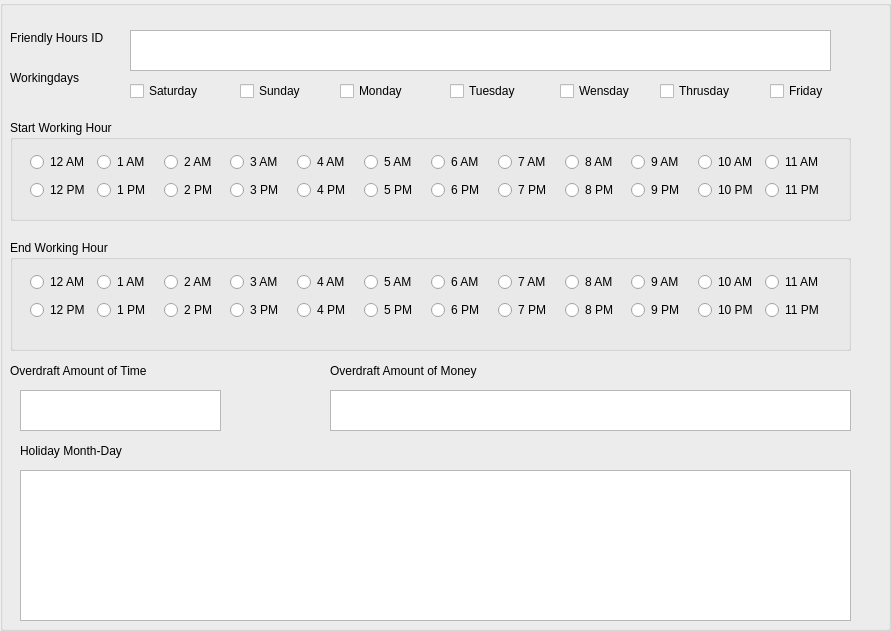
           <widget class="QGroupBox" name="Working_Group_12">
            <property name="geometry">
             <rect>
              <x>880</x>
              <y>290</y>
              <width>891</width>
              <height>631</height>
             </rect>
            </property>
            <property name="title">
             <string/>
            </property>
            <widget class="QLabel" name="L_Workingdays_12">
             <property name="geometry">
              <rect>
               <x>10</x>
               <y>70</y>
               <width>111</width>
               <height>16</height>
              </rect>
             </property>
             <property name="text">
              <string>Workingdays</string>
             </property>
            </widget>
            <widget class="QLabel" name="L_Friendly_Hours_ID_12">
             <property name="geometry">
              <rect>
               <x>10</x>
               <y>30</y>
               <width>101</width>
               <height>16</height>
              </rect>
             </property>
             <property name="text">
              <string>Friendly Hours ID</string>
             </property>
            </widget>
            <widget class="QTextEdit" name="T_Friendly_Hours_ID_12">
             <property name="geometry">
              <rect>
               <x>130</x>
               <y>30</y>
               <width>701</width>
               <height>41</height>
              </rect>
             </property>
            </widget>
            <widget class="QCheckBox" name="Workdays_thursday_chBox_12">
             <property name="geometry">
              <rect>
               <x>660</x>
               <y>80</y>
               <width>83</width>
               <height>22</height>
              </rect>
             </property>
             <property name="text">
              <string>Thrusday</string>
             </property>
            </widget>
            <widget class="QCheckBox" name="Workdays_tuesday_chBox_12">
             <property name="geometry">
              <rect>
               <x>450</x>
               <y>80</y>
               <width>83</width>
               <height>22</height>
              </rect>
             </property>
             <property name="text">
              <string>Tuesday</string>
             </property>
            </widget>
            <widget class="QCheckBox" name="Workdays_frieday_chBox_12">
             <property name="geometry">
              <rect>
               <x>770</x>
               <y>80</y>
               <width>83</width>
               <height>22</height>
              </rect>
             </property>
             <property name="text">
              <string>Friday</string>
             </property>
            </widget>
            <widget class="QCheckBox" name="Workdays_monday_chBox_12">
             <property name="geometry">
              <rect>
               <x>340</x>
               <y>80</y>
               <width>83</width>
               <height>22</height>
              </rect>
             </property>
             <property name="text">
              <string>Monday</string>
             </property>
            </widget>
            <widget class="QCheckBox" name="Workdays_wensday_chBox_12">
             <property name="geometry">
              <rect>
               <x>560</x>
               <y>80</y>
               <width>83</width>
               <height>22</height>
              </rect>
             </property>
             <property name="text">
              <string>Wensday</string>
             </property>
            </widget>
            <widget class="QCheckBox" name="Workdays_saturday_chBox_12">
             <property name="geometry">
              <rect>
               <x>130</x>
               <y>80</y>
               <width>83</width>
               <height>22</height>
              </rect>
             </property>
             <property name="text">
              <string>Saturday</string>
             </property>
            </widget>
            <widget class="QCheckBox" name="Workdays_sunday_chBox_12">
             <property name="geometry">
              <rect>
               <x>240</x>
               <y>80</y>
               <width>83</width>
               <height>22</height>
              </rect>
             </property>
             <property name="text">
              <string>Sunday</string>
             </property>
            </widget>
            <widget class="QGroupBox" name="groupBox_12">
             <property name="geometry">
              <rect>
               <x>10</x>
               <y>240</y>
               <width>841</width>
               <height>111</height>
              </rect>
             </property>
             <property name="title">
              <string>End Working Hour</string>
             </property>
             <widget class="QWidget" name="layoutWidget_4">
              <property name="geometry">
               <rect>
                <x>20</x>
                <y>30</y>
                <width>796</width>
                <height>53</height>
               </rect>
              </property>
              <layout class="QGridLayout" name="Grid_Endworking_2">
               <item row="0" column="0">
                <widget class="QRadioButton" name="radioB_End_Working_Hour_AM__12_12">
                 <property name="text">
                  <string>12 AM</string>
                 </property>
                </widget>
               </item>
               <item row="0" column="1">
                <widget class="QRadioButton" name="radioB_End_Working_Hour_AM__1_12">
                 <property name="text">
                  <string>1 AM</string>
                 </property>
                </widget>
               </item>
               <item row="0" column="2">
                <widget class="QRadioButton" name="radioB_End_Working_Hour_AM__2_12">
                 <property name="text">
                  <string>2 AM</string>
                 </property>
                </widget>
               </item>
               <item row="0" column="3">
                <widget class="QRadioButton" name="radioB_End_Working_Hour_AM__3_12">
                 <property name="text">
                  <string>3 AM</string>
                 </property>
                </widget>
               </item>
               <item row="0" column="4">
                <widget class="QRadioButton" name="radioB_End_Working_Hour_AM__4_12">
                 <property name="text">
                  <string>4 AM</string>
                 </property>
                </widget>
               </item>
               <item row="0" column="5">
                <widget class="QRadioButton" name="radioB_End_Working_Hour_AM__5_12">
                 <property name="text">
                  <string>5 AM</string>
                 </property>
                </widget>
               </item>
               <item row="0" column="6">
                <widget class="QRadioButton" name="radioB_End_Working_Hour_AM__6_12">
                 <property name="text">
                  <string>6 AM</string>
                 </property>
                </widget>
               </item>
               <item row="0" column="7">
                <widget class="QRadioButton" name="radioB_End_Working_Hour_AM__7_12">
                 <property name="text">
                  <string>7 AM</string>
                 </property>
                </widget>
               </item>
               <item row="0" column="8">
                <widget class="QRadioButton" name="radioB_End_Working_Hour_AM__8_12">
                 <property name="text">
                  <string>8 AM</string>
                 </property>
                </widget>
               </item>
               <item row="0" column="9">
                <widget class="QRadioButton" name="radioB_End_Working_Hour_AM__9_12">
                 <property name="text">
                  <string>9 AM</string>
                 </property>
                </widget>
               </item>
               <item row="0" column="10">
                <widget class="QRadioButton" name="radioB_End_Working_Hour_AM__10_12">
                 <property name="text">
                  <string>10 AM</string>
                 </property>
                </widget>
               </item>
               <item row="0" column="11">
                <widget class="QRadioButton" name="radioB_End_Working_Hour_AM__11_12">
                 <property name="text">
                  <string>11 AM</string>
                 </property>
                </widget>
               </item>
               <item row="1" column="0">
                <widget class="QRadioButton" name="radioB_End_Working_Hour_PM__12_12">
                 <property name="text">
                  <string>12 PM</string>
                 </property>
                </widget>
               </item>
               <item row="1" column="1">
                <widget class="QRadioButton" name="radioB_End_Working_Hour_PM__1_12">
                 <property name="text">
                  <string>1 PM</string>
                 </property>
                </widget>
               </item>
               <item row="1" column="2">
                <widget class="QRadioButton" name="radioB_End_Working_Hour_PM__2_12">
                 <property name="text">
                  <string>2 PM</string>
                 </property>
                </widget>
               </item>
               <item row="1" column="3">
                <widget class="QRadioButton" name="radioB_End_Working_Hour_PM__3_12">
                 <property name="text">
                  <string>3 PM</string>
                 </property>
                </widget>
               </item>
               <item row="1" column="4">
                <widget class="QRadioButton" name="radioB_End_Working_Hour_PM__4_12">
                 <property name="text">
                  <string>4 PM</string>
                 </property>
                </widget>
               </item>
               <item row="1" column="5">
                <widget class="QRadioButton" name="radioB_End_Working_Hour_PM__5_12">
                 <property name="text">
                  <string>5 PM</string>
                 </property>
                </widget>
               </item>
               <item row="1" column="6">
                <widget class="QRadioButton" name="radioB_End_Working_Hour_PM__6_12">
                 <property name="text">
                  <string>6 PM</string>
                 </property>
                </widget>
               </item>
               <item row="1" column="7">
                <widget class="QRadioButton" name="radioB_End_Working_Hour_PM__7_12">
                 <property name="text">
                  <string>7 PM</string>
                 </property>
                </widget>
               </item>
               <item row="1" column="8">
                <widget class="QRadioButton" name="radioB_End_Working_Hour_PM__8_12">
                 <property name="text">
                  <string>8 PM</string>
                 </property>
                </widget>
               </item>
               <item row="1" column="9">
                <widget class="QRadioButton" name="radioB_End_Working_Hour_PM__9_12">
                 <property name="text">
                  <string>9 PM</string>
                 </property>
                </widget>
               </item>
               <item row="1" column="10">
                <widget class="QRadioButton" name="radioB_End_Working_Hour_PM__10_12">
                 <property name="text">
                  <string>10 PM</string>
                 </property>
                </widget>
               </item>
               <item row="1" column="11">
                <widget class="QRadioButton" name="radioB_End_Working_Hour_PM__11_12">
                 <property name="text">
                  <string>11 PM</string>
                 </property>
                </widget>
               </item>
              </layout>
             </widget>
            </widget>
            <widget class="QGroupBox" name="groupBoxStartWorkingHour_12">
             <property name="geometry">
              <rect>
               <x>10</x>
               <y>120</y>
               <width>841</width>
               <height>101</height>
              </rect>
             </property>
             <property name="title">
              <string>Start Working Hour</string>
             </property>
             <widget class="QWidget" name="layoutWidget_5">
              <property name="geometry">
               <rect>
                <x>20</x>
                <y>30</y>
                <width>796</width>
                <height>53</height>
               </rect>
              </property>
              <layout class="QGridLayout" name="grid_Start_working_2">
               <item row="0" column="0">
                <widget class="QRadioButton" name="radioB_Start_Working_Hour_AM__12_12">
                 <property name="text">
                  <string>12 AM</string>
                 </property>
                </widget>
               </item>
               <item row="0" column="1">
                <widget class="QRadioButton" name="radioB_Start_Working_Hour_AM__1_12">
                 <property name="text">
                  <string>1 AM</string>
                 </property>
                </widget>
               </item>
               <item row="0" column="2">
                <widget class="QRadioButton" name="radioB_Start_Working_Hour_AM__2_12">
                 <property name="text">
                  <string>2 AM</string>
                 </property>
                </widget>
               </item>
               <item row="0" column="3">
                <widget class="QRadioButton" name="radioB_Start_Working_Hour_AM__3_12">
                 <property name="text">
                  <string>3 AM</string>
                 </property>
                </widget>
               </item>
               <item row="0" column="4">
                <widget class="QRadioButton" name="radioB_Start_Working_Hour_AM__4_12">
                 <property name="text">
                  <string>4 AM</string>
                 </property>
                </widget>
               </item>
               <item row="0" column="5">
                <widget class="QRadioButton" name="radioB_Start_Working_Hour_AM__5_12">
                 <property name="text">
                  <string>5 AM</string>
                 </property>
                </widget>
               </item>
               <item row="0" column="6">
                <widget class="QRadioButton" name="radioB_Start_Working_Hour_AM__6_12">
                 <property name="text">
                  <string>6 AM</string>
                 </property>
                </widget>
               </item>
               <item row="0" column="7">
                <widget class="QRadioButton" name="radioB_Start_Working_Hour_AM__7_12">
                 <property name="text">
                  <string>7 AM</string>
                 </property>
                </widget>
               </item>
               <item row="0" column="8">
                <widget class="QRadioButton" name="radioB_Start_Working_Hour_AM__8_12">
                 <property name="text">
                  <string>8 AM</string>
                 </property>
                </widget>
               </item>
               <item row="0" column="9">
                <widget class="QRadioButton" name="radioB_Start_Working_Hour_AM__9_12">
                 <property name="text">
                  <string>9 AM</string>
                 </property>
                </widget>
               </item>
               <item row="0" column="10">
                <widget class="QRadioButton" name="radioB_Start_Working_Hour_AM__10_12">
                 <property name="text">
                  <string>10 AM</string>
                 </property>
                </widget>
               </item>
               <item row="0" column="11">
                <widget class="QRadioButton" name="radioB_Start_Working_Hour_AM__11_12">
                 <property name="text">
                  <string>11 AM</string>
                 </property>
                </widget>
               </item>
               <item row="1" column="0">
                <widget class="QRadioButton" name="radioB_Start_Working_Hour_PM__12_12">
                 <property name="text">
                  <string>12 PM</string>
                 </property>
                </widget>
               </item>
               <item row="1" column="1">
                <widget class="QRadioButton" name="radioB_Start_Working_Hour_PM__1_12">
                 <property name="text">
                  <string>1 PM</string>
                 </property>
                </widget>
               </item>
               <item row="1" column="2">
                <widget class="QRadioButton" name="radioB_Start_Working_Hour_PM__2_12">
                 <property name="text">
                  <string>2 PM</string>
                 </property>
                </widget>
               </item>
               <item row="1" column="3">
                <widget class="QRadioButton" name="radioB_Start_Working_Hour_PM__3_12">
                 <property name="text">
                  <string>3 PM</string>
                 </property>
                </widget>
               </item>
               <item row="1" column="4">
                <widget class="QRadioButton" name="radioB_Start_Working_Hour_PM__4_12">
                 <property name="text">
                  <string>4 PM</string>
                 </property>
                </widget>
               </item>
               <item row="1" column="5">
                <widget class="QRadioButton" name="radioB_Start_Working_Hour_PM__5_12">
                 <property name="text">
                  <string>5 PM</string>
                 </property>
                </widget>
               </item>
               <item row="1" column="6">
                <widget class="QRadioButton" name="radioB_Start_Working_Hour_PM__6_12">
                 <property name="text">
                  <string>6 PM</string>
                 </property>
                </widget>
               </item>
               <item row="1" column="7">
                <widget class="QRadioButton" name="radioB_Start_Working_Hour_PM__7_12">
                 <property name="text">
                  <string>7 PM</string>
                 </property>
                </widget>
               </item>
               <item row="1" column="8">
                <widget class="QRadioButton" name="radioB_Start_Working_Hour_PM__8_12">
                 <property name="text">
                  <string>8 PM</string>
                 </property>
                </widget>
               </item>
               <item row="1" column="9">
                <widget class="QRadioButton" name="radioB_Start_Working_Hour_PM__9_12">
                 <property name="text">
                  <string>9 PM</string>
                 </property>
                </widget>
               </item>
               <item row="1" column="10">
                <widget class="QRadioButton" name="radioB_Start_Working_Hour_PM__10_12">
                 <property name="text">
                  <string>10 PM</string>
                 </property>
                </widget>
               </item>
               <item row="1" column="11">
                <widget class="QRadioButton" name="radioB_Start_Working_Hour_PM__11_12">
                 <property name="text">
                  <string>11 PM</string>
                 </property>
                </widget>
               </item>
              </layout>
             </widget>
            </widget>
            <widget class="QLabel" name="L_Overdraft_amount_of_Time_12">
             <property name="geometry">
              <rect>
               <x>10</x>
               <y>360</y>
               <width>161</width>
               <height>21</height>
              </rect>
             </property>
             <property name="text">
              <string>Overdraft Amount of Time</string>
             </property>
            </widget>
            <widget class="QTextEdit" name="T_Overdraft_amount_of_Money_12">
             <property name="geometry">
              <rect>
               <x>330</x>
               <y>390</y>
               <width>521</width>
               <height>41</height>
              </rect>
             </property>
            </widget>
            <widget class="QLabel" name="L_Overdraft_amount_of_Money_12">
             <property name="geometry">
              <rect>
               <x>330</x>
               <y>360</y>
               <width>191</width>
               <height>21</height>
              </rect>
             </property>
             <property name="text">
              <string>Overdraft Amount of Money</string>
             </property>
            </widget>
            <widget class="QTextEdit" name="T_Overdraft_amount_of_Time_12">
             <property name="geometry">
              <rect>
               <x>20</x>
               <y>390</y>
               <width>201</width>
               <height>41</height>
              </rect>
             </property>
            </widget>
            <widget class="QLabel" name="L_Holiday_month_day_12">
             <property name="geometry">
              <rect>
               <x>20</x>
               <y>440</y>
               <width>161</width>
               <height>21</height>
              </rect>
             </property>
             <property name="text">
              <string>Holiday Month-Day</string>
             </property>
            </widget>
            <widget class="QTextEdit" name="T_Holiday_month_day_12">
             <property name="geometry">
              <rect>
               <x>20</x>
               <y>470</y>
               <width>831</width>
               <height>151</height>
              </rect>
             </property>
            </widget>
           </widget>
